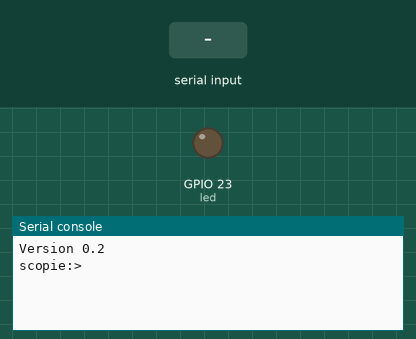
This program was run on a simulated ESP32 board running MicroPython. Parts: output pins drawn as LEDs (lit = HIGH), the last lines printed to the serial console. Inputs (shaded band) come from the test bench.

Above: at 1.2 s.
1.3 s: "L" typed at the serial console, then Enter
At 2.5 s:
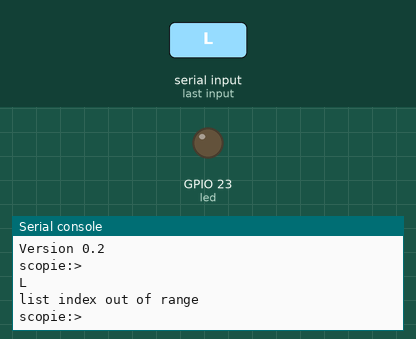
2.8 s: "P" typed at the serial console, then Enter
At 3.9 s:
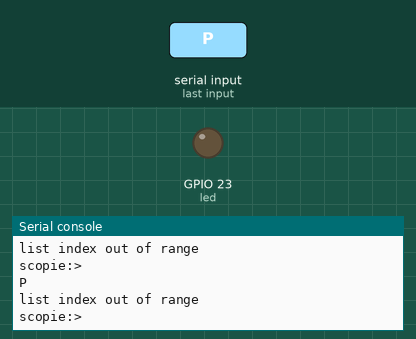
4.3 s: "C" typed at the serial console, then Enter
At 5.1 s:
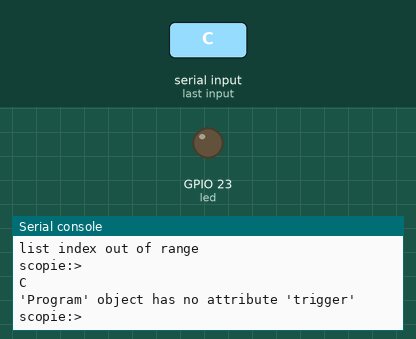

Measured:
- after the input at 1.3 s, the serial console: prints a new line at once (image 1)
- after the input at 2.8 s, the serial console: prints a new line at once (image 2)
- after the input at 4.3 s, the serial console: prints a new line at once (image 3)

The program:

main.py
```python
# See https://www.mindvision.com.cn/wp-content/uploads/2023/12/MV-QR-CP-19-0090-MV-SUA34GC-M-A0.pdf for wiring details of camera
import sys
import utime
import esp32

from machine import Pin, PWM
from machine import Timer

TRIGGER_PIN=23
STROBE_PIN=22
LED_PIN=23
class Program():
    def __init__(self):
        self.pwm = None
        self.rmt = None

        # # # # Camera trigger
        # self.trigger = Pin(TRIGGER_PIN, Pin.OUT, Pin.PULL_DOWN)
        # self.trigger.off()

        # # # # Camera strobe
        # self.strobe = Pin(STROBE_PIN, Pin.IN)
        # self.strobe.irq(trigger=Pin.IRQ_RISING|Pin.IRQ_FALLING, handler=self.handle)

        self.led = Pin(LED_PIN)
        self.led.init(mode=Pin.OUT)
        self.led.off()

    def cb(self, timer):
        self.led.off()

    def handle(self, pin):
        if pin.value():
           self.led.off()
           print("rising")
        else:
           self.led.on()
           print("falling")
        #self.tim0.init(period=1000, mode=Timer.ONE_SHOT, callback=self.cb)
        # if not pin.value():
        #     self.rmt = esp32.RMT(0, pin=self.led, clock_div=64) # 1 time unit = 3 us
        #     self.rmt.write_pulses((32767,), 1)  # Send HIGH for 32767 * 100ns = 3ms
        # else:
        #     self.rmt.deinit()


    def loop(self):
        while True:
            try:
                sys.stdout.write('scopie:> ')
                line = input()
                if line.startswith('L'):
                    #self.led.init(mode=Pin.OUT)
                    s = line.split(' ')
                    b = bool(int(s[1]))
                    if b:
                        print("led on")
                        self.led.on()
                    else:
                        print("led off")
                        self.led.off()
                elif line.startswith('P'):
                    s = line.split(' ')
                    freq = int(s[1])
                    duty = int(s[2])
                    pwm = PWM(self.led, freq=freq, duty=duty)
                    print(pwm)
                # elif line.startswith('Q'):
                #     rmt = esp32.RMT(0, pin=Pin(LED_PIN), clock_div=1) # 1 time unit = 3 us
                #     rmt.write_pulses((10,), 1)
                #     rmt.wait_done()
                #     rmt.deinit()
                # elif line.startswith('D'):
                #     dac = DAC(Pin(25))
                #     s = line.split(' ')
                #     v = int(s[1])
                #     dac.write(v)
                # elif line.startswith('S'):
                #     self.led.init(mode=Pin.OUT)
                #     s = line.split(' ')
                #     self.led.off()
                #     delay = int(s[1])
                #     print("light up and sleep for", delay)
                #     self.led.on()
                #     utime.sleep_us(delay)
                #     self.led.off()
                elif line.startswith('C'):
                    s = line.split(' ')
                    self.trigger.off()
                    utime.sleep_ms(10)
                    delay = int(s[1])
                    print("trigger camera for", delay)
                    self.trigger.on()
                    #utime.sleep_us(delay)
                    utime.sleep_ms(delay)
                    self.trigger.off()
                # elif line.startswith('N'):
                #     s = line.split(' ')
                #     b = bool(int(s[1]))
                #     if b:
                #         print("trigger on")
                #         self.trigger.on()
                #     else:
                #         print("trigger off")
                #         self.trigger.off()
                else:
                    print("Unknown: ", line)
            except Exception as e:
                print(str(e))

p = Program()
print("Version 0.2")
p.loop()
```
